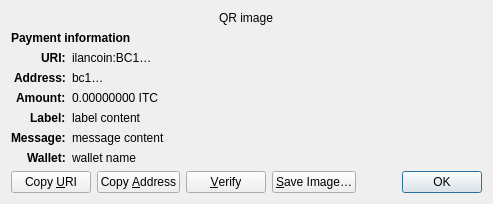
<?xml version="1.0" encoding="UTF-8"?>
<ui version="4.0">
 <class>ReceiveRequestDialog</class>
 <widget class="QDialog" name="ReceiveRequestDialog">
  <property name="geometry">
   <rect>
    <x>0</x>
    <y>0</y>
    <width>413</width>
    <height>229</height>
   </rect>
  </property>
  <property name="windowTitle">
   <string>Request payment to …</string>
  </property>
  <layout class="QGridLayout" name="gridLayout" columnstretch="0,1">
   <property name="sizeConstraint">
    <enum>QLayout::SetFixedSize</enum>
   </property>
   <item row="0" column="0" colspan="2" alignment="Qt::AlignHCenter">
    <widget class="QRImageWidget" name="qr_code">
     <property name="text">
      <string notr="true">QR image</string>
     </property>
     <property name="textInteractionFlags">
      <set>Qt::NoTextInteraction</set>
     </property>
    </widget>
   </item>
   <item row="1" column="0" colspan="2">
    <widget class="QLabel" name="payment_header">
     <property name="font">
      <font>
       <weight>75</weight>
       <bold>true</bold>
      </font>
     </property>
     <property name="text">
      <string>Payment information</string>
     </property>
     <property name="textInteractionFlags">
      <set>Qt::NoTextInteraction</set>
     </property>
    </widget>
   </item>
   <item row="2" column="0" alignment="Qt::AlignRight|Qt::AlignTop">
    <widget class="QLabel" name="uri_tag">
     <property name="font">
      <font>
       <weight>75</weight>
       <bold>true</bold>
      </font>
     </property>
     <property name="text">
      <string notr="true">URI:</string>
     </property>
     <property name="textFormat">
      <enum>Qt::PlainText</enum>
     </property>
     <property name="textInteractionFlags">
      <set>Qt::NoTextInteraction</set>
     </property>
    </widget>
   </item>
   <item row="2" column="1" alignment="Qt::AlignTop">
    <widget class="QLabel" name="uri_content">
     <property name="text">
      <string notr="true">ilancoin:BC1…</string>
     </property>
     <property name="textFormat">
      <enum>Qt::RichText</enum>
     </property>
     <property name="wordWrap">
      <bool>true</bool>
     </property>
     <property name="textInteractionFlags">
      <set>Qt::TextSelectableByMouse</set>
     </property>
    </widget>
   </item>
   <item row="3" column="0" alignment="Qt::AlignRight|Qt::AlignTop">
    <widget class="QLabel" name="address_tag">
     <property name="font">
      <font>
       <weight>75</weight>
       <bold>true</bold>
      </font>
     </property>
     <property name="text">
      <string>Address:</string>
     </property>
     <property name="textInteractionFlags">
      <set>Qt::NoTextInteraction</set>
     </property>
    </widget>
   </item>
   <item row="3" column="1" alignment="Qt::AlignTop">
    <widget class="QLabel" name="address_content">
     <property name="text">
      <string notr="true">bc1…</string>
     </property>
     <property name="textFormat">
      <enum>Qt::PlainText</enum>
     </property>
     <property name="textInteractionFlags">
      <set>Qt::TextSelectableByMouse</set>
     </property>
    </widget>
   </item>
   <item row="4" column="0" alignment="Qt::AlignRight|Qt::AlignTop">
    <widget class="QLabel" name="amount_tag">
     <property name="font">
      <font>
       <weight>75</weight>
       <bold>true</bold>
      </font>
     </property>
     <property name="text">
      <string>Amount:</string>
     </property>
     <property name="textInteractionFlags">
      <set>Qt::NoTextInteraction</set>
     </property>
    </widget>
   </item>
   <item row="4" column="1" alignment="Qt::AlignTop">
    <widget class="QLabel" name="amount_content">
     <property name="text">
      <string notr="true">0.00000000 ITC</string>
     </property>
     <property name="textFormat">
      <enum>Qt::PlainText</enum>
     </property>
     <property name="textInteractionFlags">
      <set>Qt::TextSelectableByMouse</set>
     </property>
    </widget>
   </item>
   <item row="5" column="0" alignment="Qt::AlignRight|Qt::AlignTop">
    <widget class="QLabel" name="label_tag">
     <property name="font">
      <font>
       <weight>75</weight>
       <bold>true</bold>
      </font>
     </property>
     <property name="text">
      <string>Label:</string>
     </property>
     <property name="textInteractionFlags">
      <set>Qt::NoTextInteraction</set>
     </property>
    </widget>
   </item>
   <item row="5" column="1" alignment="Qt::AlignTop">
    <widget class="QLabel" name="label_content">
     <property name="text">
      <string notr="true">label content</string>
     </property>
     <property name="textFormat">
      <enum>Qt::PlainText</enum>
     </property>
     <property name="wordWrap">
      <bool>true</bool>
     </property>
     <property name="textInteractionFlags">
      <set>Qt::TextSelectableByMouse</set>
     </property>
    </widget>
   </item>
   <item row="6" column="0" alignment="Qt::AlignRight|Qt::AlignTop">
    <widget class="QLabel" name="message_tag">
     <property name="font">
      <font>
       <weight>75</weight>
       <bold>true</bold>
      </font>
     </property>
     <property name="text">
      <string>Message:</string>
     </property>
     <property name="textInteractionFlags">
      <set>Qt::NoTextInteraction</set>
     </property>
    </widget>
   </item>
   <item row="6" column="1" alignment="Qt::AlignTop">
    <widget class="QLabel" name="message_content">
     <property name="text">
      <string notr="true">message content</string>
     </property>
     <property name="textFormat">
      <enum>Qt::PlainText</enum>
     </property>
     <property name="wordWrap">
      <bool>true</bool>
     </property>
     <property name="textInteractionFlags">
      <set>Qt::TextSelectableByMouse</set>
     </property>
    </widget>
   </item>
   <item row="7" column="0" alignment="Qt::AlignRight|Qt::AlignTop">
    <widget class="QLabel" name="wallet_tag">
     <property name="font">
      <font>
       <weight>75</weight>
       <bold>true</bold>
      </font>
     </property>
     <property name="text">
      <string>Wallet:</string>
     </property>
     <property name="textInteractionFlags">
      <set>Qt::NoTextInteraction</set>
     </property>
    </widget>
   </item>
   <item row="7" column="1" alignment="Qt::AlignTop">
    <widget class="QLabel" name="wallet_content">
     <property name="text">
      <string notr="true">wallet name</string>
     </property>
     <property name="textFormat">
      <enum>Qt::PlainText</enum>
     </property>
     <property name="wordWrap">
      <bool>true</bool>
     </property>
     <property name="textInteractionFlags">
      <set>Qt::TextSelectableByMouse</set>
     </property>
    </widget>
   </item>
   <item row="8" column="0" colspan="2">
    <layout class="QHBoxLayout" name="horizontalLayout">
     <item>
      <widget class="QPushButton" name="btnCopyURI">
       <property name="text">
        <string>Copy &amp;URI</string>
       </property>
       <property name="autoDefault">
        <bool>false</bool>
       </property>
      </widget>
     </item>
     <item>
      <widget class="QPushButton" name="btnCopyAddress">
       <property name="text">
        <string>Copy &amp;Address</string>
       </property>
       <property name="autoDefault">
        <bool>false</bool>
       </property>
      </widget>
     </item>
     <item>
      <widget class="QPushButton" name="btnVerify">
       <property name="text">
        <string>&amp;Verify</string>
       </property>
       <property name="toolTip">
        <string>Verify this address on e.g. a hardware wallet screen</string>
       </property>
       <property name="autoDefault">
        <bool>false</bool>
       </property>
      </widget>
     </item>
     <item>
      <widget class="QPushButton" name="btnSaveAs">
       <property name="text">
        <string>&amp;Save Image…</string>
       </property>
       <property name="autoDefault">
        <bool>false</bool>
       </property>
      </widget>
     </item>
     <item>
      <spacer name="horizontalSpacer_2">
       <property name="orientation">
        <enum>Qt::Horizontal</enum>
       </property>
       <property name="sizeHint" stdset="0">
        <size>
         <width>40</width>
         <height>20</height>
        </size>
       </property>
      </spacer>
     </item>
     <item>
      <widget class="QDialogButtonBox" name="buttonBox">
       <property name="focusPolicy">
        <enum>Qt::StrongFocus</enum>
       </property>
       <property name="standardButtons">
        <set>QDialogButtonBox::Ok</set>
       </property>
      </widget>
     </item>
    </layout>
   </item>
  </layout>
 </widget>
 <customwidgets>
  <customwidget>
   <class>QRImageWidget</class>
   <extends>QLabel</extends>
   <header>qt/qrimagewidget.h</header>
  </customwidget>
 </customwidgets>
 <tabstops>
  <tabstop>buttonBox</tabstop>
  <tabstop>btnCopyURI</tabstop>
  <tabstop>btnCopyAddress</tabstop>
  <tabstop>btnSaveAs</tabstop>
 </tabstops>
 <resources/>
 <connections>
  <connection>
   <sender>buttonBox</sender>
   <signal>accepted()</signal>
   <receiver>ReceiveRequestDialog</receiver>
   <slot>accept()</slot>
   <hints>
    <hint type="sourcelabel">
     <x>135</x>
     <y>230</y>
    </hint>
    <hint type="destinationlabel">
     <x>135</x>
     <y>126</y>
    </hint>
   </hints>
  </connection>
 </connections>
</ui>
